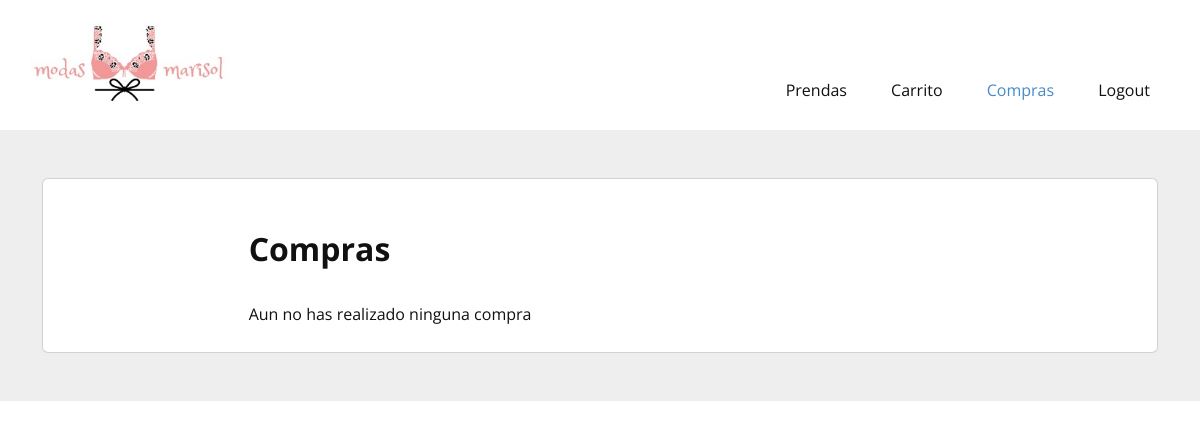
Page /compras.php (signed in) on the earlier database version.
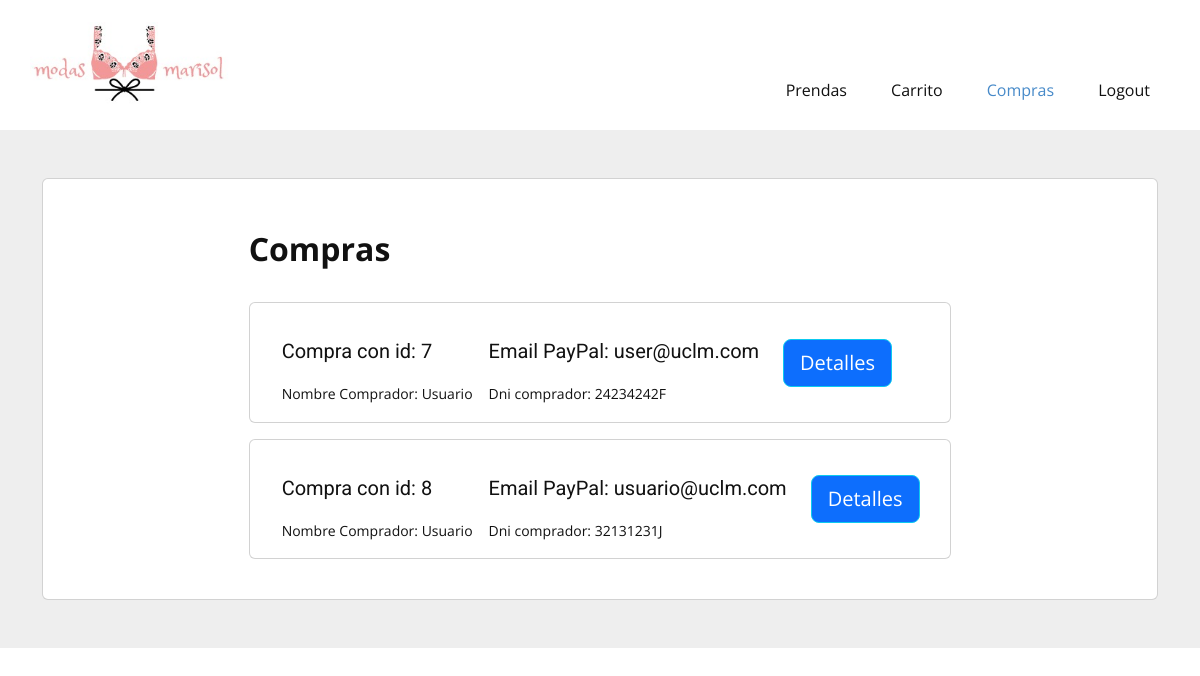
Same page on the later database version.
### tables this page shows
CREATE TABLE `compra` (
  `id` int(255) NOT NULL,
  `nombre` varchar(255) NOT NULL,
  `direccion` varchar(255) NOT NULL,
  `paypal` varchar(255) NOT NULL,
  `dni` varchar(255) NOT NULL,
  `fecha` date NOT NULL,
  `precioTotal` decimal(20,2) NOT NULL,
  `idUsuario` int(255) NOT NULL
);

### compras.php (the view, shortened to what this page needs)
<?php
require_once 'Database.php';
$id = $_SESSION['id'];
$sql = "SELECT * FROM compra WHERE idUsuario='$id'";
$result = $conexion->query($sql);
?>
<!DOCTYPE html>
<html lang="en">
<head>
    <link href="https://cdn.jsdelivr.net/npm/bootstrap@5.2.3/dist/css/bootstrap.min.css" rel="stylesheet">
</head>
<body class="u-body u-xl-mode" data-lang="en">
    <?php include_once 'header.php'; ?>
    <section class="h-100 h-custom" style="background-color: #eee;">
        <div class="container py-5 h-100">
            <div class="row d-flex justify-content-center align-items-center h-100">
                <div class="col">
                    <div class="card">
                        <div class="card-body p-4">
                            <div class="row">
                                <div class="col-2"> <br></div>
                                <div class="col-8 align-self-center">
                                    <div class="d-flex justify-content-between align-items-center mb-4">
                                        <div>
                                            <p class=" fs-2 mb-1 fw-bold">Compras</p>
                                        </div>
                                    </div>
                                    <?php
                                    if ($result->num_rows > 0) { ?>
                                        <?php while ($row = mysqli_fetch_assoc($result)) : ?>
                                            <div class="card mb-3">
                                                <div class="card-body">
                                                    <div class="d-flex justify-content-between">
                                                        <div class="d-flex flex-row align-items-center">
                                                            <div class="ms-3">
                                                                <h5>Compra con id: <?php echo  $row['id'] ?></h5>
                                                                <p class="small mb-0">Nombre Comprador: <?php echo $row['nombre'] ?></p>
                                                            </div>
                                                            <div class="ms-3">
                                                                <h5>Email PayPal: <?php echo  $row['paypal'] ?></h5>
                                                                <p class="small mb-0">Dni comprador: <?php echo $row['dni'] ?></p>
                                                            </div>
                                                            <div class="ms-4">
                                                                <form action="detalles.php" method="POST">
                                                                    <button class="btn btn-info bg-primary btn-block btn-lg text-white" type="submit">Detalles</button>
                                                                </form>
                                                            </div>
                                                        </div>
                                                    </div>
                                                </div>
                                            </div>
                                        <?php endwhile; ?>
                                    <?php } else {
                                        echo '<h1?>Aun no has realizado ninguna compra</h1>';
                                    } ?>
                                </div>
                            </div>
                        </div>
                    </div>
                </div>
            </div>
        </div>
    </section>
</body>
</html>

### header.php (shortened to what this page needs)
<head>
    <link rel="stylesheet" href="nicepage.css" media="screen">
    <link rel="stylesheet" href="Home.css" media="screen">
</head>
<header class="u-clearfix u-header u-header" id="sec-ac5f">
    <div class="u-clearfix u-sheet u-valign-middle u-sheet-1">
        <a href="" class="u-image u-logo u-image-1">
            <img src="images/logo.jpeg" class="u-logo-image u-logo-image-1" style="width:200px; height:75x">
        </a>
        <nav class="u-menu u-menu-dropdown u-offcanvas u-menu-1">
            <div class="u-nav-container">
                <ul class="u-nav u-unstyled u-nav-1">
                    <li class="u-nav-item"><a class="u-button-style u-nav-link u-text-active-palette-1-base u-text-hover-palette-2-base" href="./prendas.php" style="padding: 10px 20px;">Prendas</a>
                    </li>
                    <li class="u-nav-item"><a class="u-button-style u-nav-link u-text-active-palette-1-base u-text-hover-palette-2-base" href="./carrito.php" style="padding: 10px 20px;">Carrito</a>
                    </li>
                    <li class="u-nav-item"><a class="u-button-style u-nav-link u-text-active-palette-1-base u-text-hover-palette-2-base" href="./compras.php" style="padding: 10px 20px;">Compras</a>
                    </li>
                    <li class="u-nav-item"><a class="u-button-style u-nav-link u-text-active-palette-1-base u-text-hover-palette-2-base" href="./index.php?logout" style="padding: 10px 20px;">Logout</a>
                    </li>
                </ul>
            </div>
        </nav>
    </div>
</header>

Differences in the rows shown:
added compra: id "7", nombre "Usuario", paypal "user@uclm.com", dni "24234242F"
added compra: id "8", nombre "Usuario", paypal "usuario@uclm.com", dni "32131231J"
Other differences:
text no longer shown: "Aun no has realizado ninguna compra"
